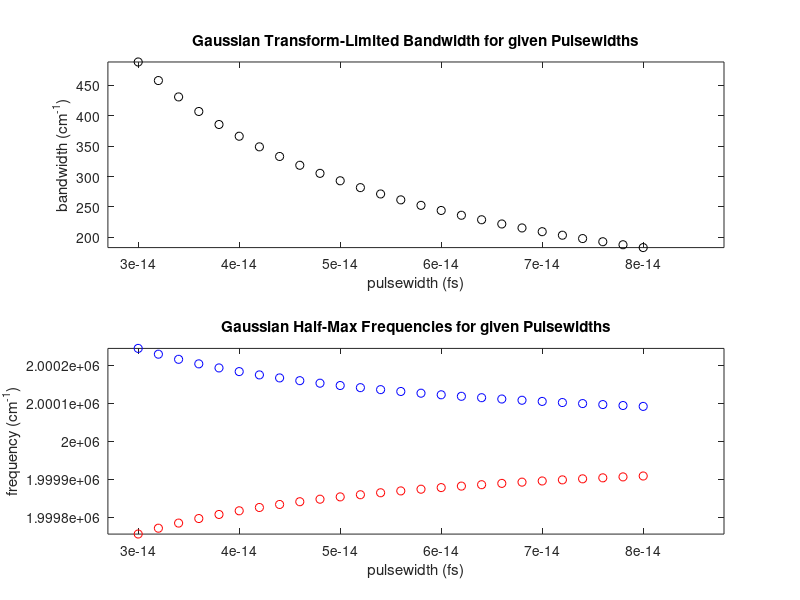

The MATLAB script that drew this image:
%timebandwidth.m - Louis Groff 12/12/2016: Calculate time-bandwidth product
%for 50 and 70 fs pulses to determine transform-limited bandwidth of OPA at
%a given center frequency.

wav = input('DFG OPA center wavelength in nm: ');
cm1 = (1/wav)*1e7;
Hztocm1 = 3.33e-11; %1 Hz = 3.33e-11 cm-1

%Gaussian pulse shape:
dEdt_gauss = 0.44; %transform-limited time-bandwidth product of gaussian shaped pulse
dt = 30:2:80;
dt = dt.*1e-15;
dE = dEdt_gauss./dt;
dEcm1 = dE.*Hztocm1;
low = cm1-dEcm1./2;
high = cm1+dEcm1./2;
figure
subplot(2,1,1);
plot(dt,dEcm1,'ok')
title('Gaussian Transform-Limited Bandwidth for given Pulsewidths')
xlabel('pulsewidth (fs)')
ylabel('bandwidth (cm^-^1)')
axis tight
subplot(2,1,2);
plot(dt,low,'or',dt,high,'ob')
title('Gaussian Half-Max Frequencies for given Pulsewidths')
xlabel('pulsewidth (fs)')
ylabel('frequency (cm^-^1)')
axis tight

%Print results:
fprintf(1,'\n')
fprintf(1,'******************************************\n')
fprintf(1, 'For a DFG output wavelength of %4i nm \n',wav)
fprintf(1, 'The center frequency is: %4.0f cm-1\n',cm1)
fprintf(1,'******************************************\n')
